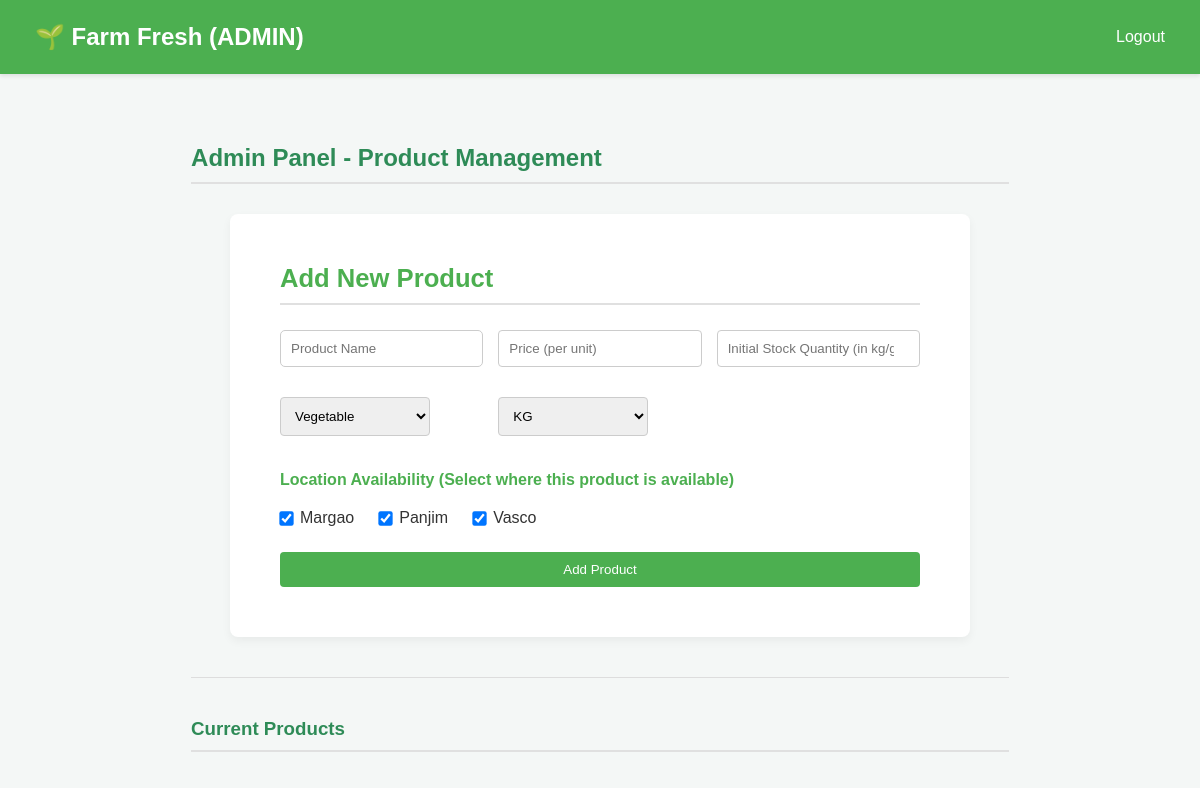
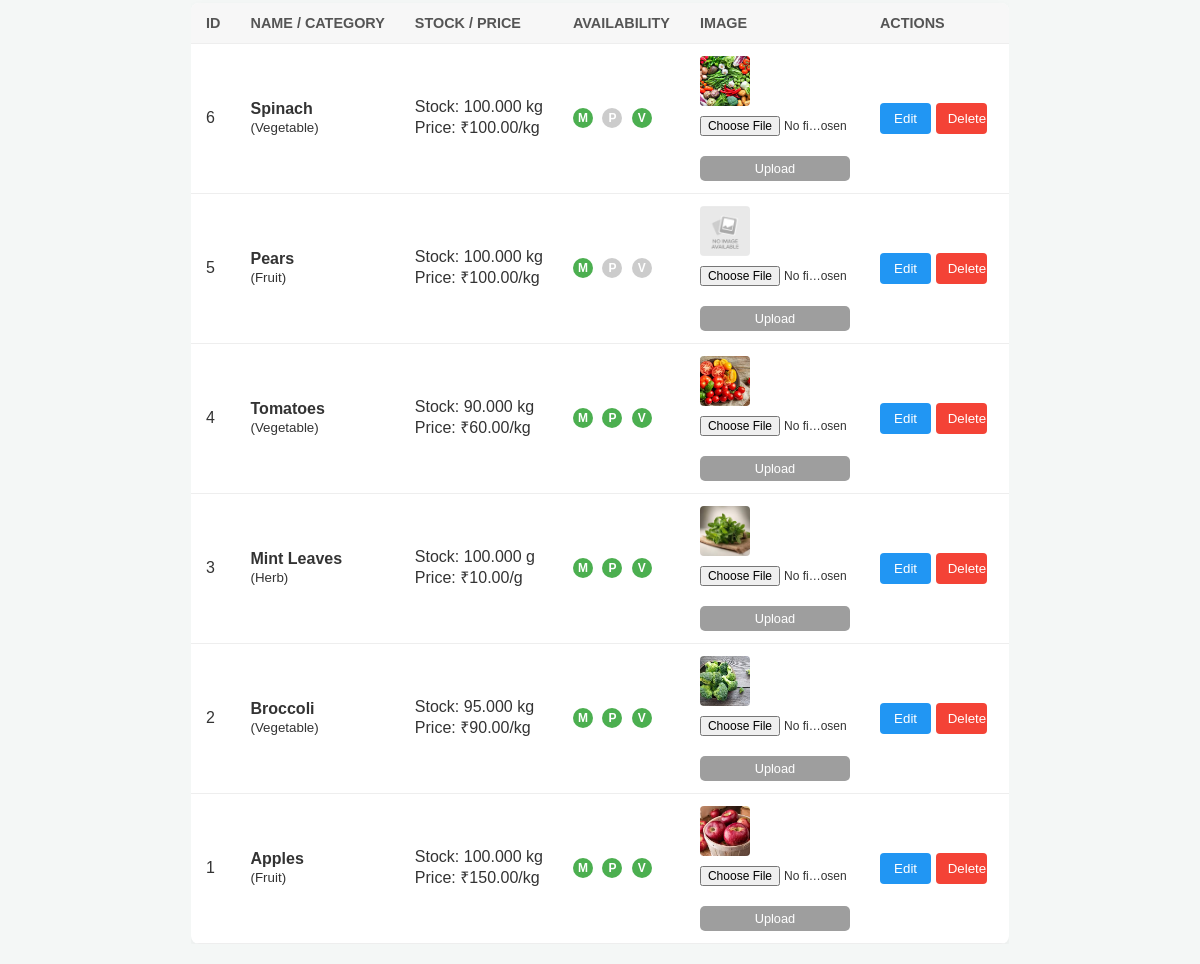
/admin.php (signed in), run on the app's committed database (2 pictures, top to bottom).
### tables this page shows
CREATE TABLE `products` (
  `id` int(11) NOT NULL AUTO_INCREMENT,
  `name` varchar(100) NOT NULL,
  `category` enum('fruit','vegetable','herb') NOT NULL,
  `price_per_unit` decimal(10,2) NOT NULL,
  `unit_type` enum('kg','g') NOT NULL,
  `image_path` varchar(255) DEFAULT 'placeholders/default.png',
  `is_available` tinyint(1) DEFAULT 1,
  `stock_quantity` int(11) DEFAULT 100,
  `available_margao` tinyint(1) DEFAULT 1,
  `available_panjim` tinyint(1) DEFAULT 1,
  `available_vasco` tinyint(1) DEFAULT 1,
  PRIMARY KEY (`id`)
);

### admin.php (the view, shortened to what this page needs)
<?php
include 'includes/db_connect.php';
$edit_product_id = null;
$products_result = $conn->query("SELECT * FROM products ORDER BY id DESC");
?>
<!DOCTYPE html>
<html lang="en">
<head>
    <link rel="stylesheet" href="style.css">
</head>
<body>
    <div class="header">
        <nav>
            <a class="nav-link logo" href="home.php">🌱 Farm Fresh (ADMIN)</a>
            <a class="nav-link" href="logout.php">Logout</a>
        </nav>
    </div>
    <div class="container admin-page">
        <h2>Admin Panel - Product Management</h2>
        <div class="add-product-panel-wrapper">
            <div class="form-card">
                <h3>Add New Product</h3>
                <form action="admin.php" method="POST">
                    <input type="text" name="name" placeholder="Product Name" required>
                    <input type="number" name="price" step="0.01" placeholder="Price (per unit)" required>
                    <input type="number" name="stock_quantity" step="0.001" placeholder="Initial Stock Quantity (in kg/g)" required>
                    <select name="category" id="add-category-select" required>
                        <option value="vegetable">Vegetable</option>
                    </select>
                    <select name="unit_type" id="add-unit-type-select" required>
                        <option value="kg">KG</option>
                    </select>
                    <h4>Location Availability (Select where this product is available)</h4>
                    <div class="checkbox-group">
                        <label><input type="checkbox" name="available_margao" checked> Margao</label>
                        <label><input type="checkbox" name="available_panjim" checked> Panjim</label>
                        <label><input type="checkbox" name="available_vasco" checked> Vasco</label>
                    </div>
                    <button type="submit" class="btn-submit">Add Product</button>
                </form>
            </div>
        </div>
        <hr>
        <h3>Current Products</h3>
        <div class="table-responsive">
            <table class="admin-table">
                <thead>
                    <tr>
                        <th>ID</th>
                        <th>Name / Category</th>
                        <th>Stock / Price</th>
                        <th>Availability</th>
                        <th>Image</th>
                        <th>Actions</th>
                    </tr>
                </thead>
                <tbody>
                    <?php
                        if ($products_result && $products_result->num_rows > 0) {
                            while ($product = $products_result->fetch_assoc()):
                    ?>
                        <?php if ($edit_product_id == $product['id']): ?>
                            <tr class="editing-row">
                                <td colspan="6">
                                    <div class="edit-form-container">
                                        <h4>Editing Product ID: <?php echo $product['id']; ?></h4>
                                        <form action="admin.php" method="POST" class="edit-product-form">
                                            <input type="hidden" name="action" value="submit_update">
                                            <input type="hidden" name="product_id" value="<?php echo $product['id']; ?>">
                                            <label>Name: <input type="text" name="name" value="<?php echo htmlspecialchars($product['name']); ?>" required></label>
                                            <label>Price: <input type="number" name="price" step="0.01" value="<?php echo $product['price_per_unit']; ?>" required></label>
                                            <label>Stock: <input type="number" name="stock_quantity" step="0.001" value="<?php echo $product['stock_quantity']; ?>" required></label>
                                            <label>Category:
                                                <select name="category" id="edit-category-select-<?php echo $product['id']; ?>" required>
                                                    <option value="vegetable" <?php echo $product['category'] == 'vegetable' ? 'selected' : ''; ?>>Vegetable</option>
                                                    <option value="fruit" <?php echo $product['category'] == 'fruit' ? 'selected' : ''; ?>>Fruit</option>
                                                    <option value="herb" <?php echo $product['category'] == 'herb' ? 'selected' : ''; ?>>Herb</option>
                                                </select>
                                            </label>
                                            <label>Unit:
                                                <select name="unit_type" id="edit-unit-type-select-<?php echo $product['id']; ?>" required>
                                                    <option value="kg" <?php echo $product['unit_type'] == 'kg' ? 'selected' : ''; ?>>KG</option>
                                                    <option value="g" <?php echo $product['unit_type'] == 'g' ? 'selected' : ''; ?>>Grams</option>
                                                </select>
                                            </label>
                                            <div class="checkbox-group full-width">
                                                <span class="checkbox-title" style="margin-right: 20px;">Location Availability</span>
                                                <label><input type="checkbox" name="available_margao" <?php echo $product['available_margao'] ? 'checked' : ''; ?>> Margao</label>
                                                <label><input type="checkbox" name="available_panjim" <?php echo $product['available_panjim'] ? 'checked' : ''; ?>> Panjim</label>
                                                <label><input type="checkbox" name="available_vasco" <?php echo $product['available_vasco'] ? 'checked' : ''; ?>> Vasco</label>
                                            </div>
                                            <div class="form-actions full-width">
                                                <button type="submit" class="btn-save">Save Changes</button>
                                                <a href="admin.php" class="btn-cancel">Cancel Edit</a>
                                            </div>
                                        </form>
                                    </div>
                                </td>
                            </tr>
                        <?php else: ?>
                            <tr>
                                <td data-label="ID"><?php echo $product['id']; ?></td>
                                <td data-label="Product">
                                    <strong><?php echo htmlspecialchars($product['name']); ?></strong><br>
                                    <small>(<?php echo ucfirst($product['category']); ?>)</small>
                                </td>
                                <td data-label="Stock / Price">
                                    Stock: <?php echo number_format($product['stock_quantity'], 3) . ' ' . $product['unit_type']; ?><br>
                                    Price: ₹<?php echo $product['price_per_unit']; ?>/<?php echo $product['unit_type']; ?>
                                </td>
                                <td data-label="Availability">
                                    <span title="Margao" class="availability <?php echo $product['available_margao'] ? 'available' : 'unavailable'; ?>">M</span>
                                    <span title="Panjim" class="availability <?php echo $product['available_panjim'] ? 'available' : 'unavailable'; ?>">P</span>
                                    <span title="Vasco" class="availability <?php echo $product['available_vasco'] ? 'available' : 'unavailable'; ?>">V</span>
                                </td>
                                <td data-label="Image">
                                    <img src="<?php echo $product['image_path']; ?>" alt="Product Image" class="product-thumb" onerror="this.onerror=null; this.src='placeholders/default.png';">
                                    <form action="admin.php" method="POST" enctype="multipart/form-data" class="image-upload-form">
                                        <input type="file" name="new_image" required class="file-input">
                                        <button type="submit" class="btn-small btn-upload">Upload</button>
                                    </form>
                                </td>
                                <td data-label="Actions">
                                    <form action="admin.php" method="POST" style="display:inline;">
                                        <button type="submit" class="btn-action btn-edit">Edit</button>
                                    </form>
                                    <button type="button"
                                        class="btn-action btn-delete"
                                        onclick="openDeleteModal(<?php echo $product['id']; ?>, '<?php echo htmlspecialchars(addslashes($product['name'])); ?>')">
                                        Delete
                                    </button>
                                </td>
                            </tr>
                        <?php endif; ?>
                    <?php endwhile;
                        } else {
                            echo "<tr><td colspan='6' style='text-align:center;'>No products found in the database.</td></tr>";
                        }
                    ?>
                </tbody>
            </table>
        </div>
    </div>
</body>
</html>

### style.css (style rules this page uses)
html, body { height: 100%; }
body { display: flex; flex-direction: column; }
:root { --primary-green: #38761d; --secondary-green: #6aa84f; --accent-color: #ffd966; --background-light: #f7f7f7; --error-red: #cc0000; --success-green: #008000; --button-edit: #f1c40f; --button-edit-hover: #d3a80c; }
body { font-family: 'Segoe UI', Tahoma, Geneva, Verdana, sans-serif; background-color: var(--background-light); margin: 0; padding: 0; }
.container { max-width: 1200px; margin: 20px auto; padding: 0 20px; }
.add-product-panel-wrapper { max-width: 700px; margin: 30px auto; background-color: white; border-radius: 16px; box-shadow: 0 10px 30px rgba(0, 0, 0, 0.08); }
.add-product-panel-wrapper > .form-card { border: none; box-shadow: none; padding: 30px; }
.add-product-panel-wrapper h3 { font-size: 1.6em; padding-bottom: 10px; border-bottom: 2px solid var(--secondary-green); margin-bottom: 20px; }
.admin-table { width: 100%; border-collapse: collapse; margin-top: 20px; background-color: white; border-radius: 8px; overflow: hidden; box-shadow: 0 2px 8px rgba(0,0,0,0.05); }
.admin-table th, .admin-table td { padding: 12px 15px; text-align: left; border-bottom: 1px solid #eee; }
.admin-table th { background-color: var(--secondary-green); color: white; font-weight: 600; text-transform: uppercase; font-size: 0.9em; }
.admin-table img { border-radius: 4px; }
.admin-table td:last-child { white-space: nowrap; }
.btn-edit { background-color: var(--button-edit); color: black; width: 45%; margin-right: 5px; }
.btn-delete { background-color: var(--error-red); width: 45%; }
.header { background-color: var(--primary-green); color: white; padding: 15px 30px; box-shadow: 0 2px 5px rgba(0,0,0,0.2); }
.header nav { display: flex; justify-content: space-between; align-items: center; }
.nav-link { color: white; text-decoration: none; padding: 8px 15px; font-weight: 500; transition: background-color 0.3s; }
.logo { font-size: 1.5em; font-weight: bold; color: var(--accent-color); }
.product-card, .form-card { background-color: white; border: 1px solid #ddd; border-radius: 10px; padding: 20px; box-shadow: 0 4px 6px rgba(0,0,0,0.05); }
button, input[type="submit"] { background-color: var(--secondary-green); color: white; border: none; padding: 10px 15px; border-radius: 5px; cursor: pointer; margin-top: 10px; transition: background-color 0.3s; width: 100%; }
input[type="text"]:not(.auth-container input), input[type="password"]:not(.auth-container input), input[type="email"]:not(.auth-container input), input[type="number"], select { width: 100%; padding: 10px; margin: 5px 0 10px; border: 1px solid #ccc; border-radius: 5px; box-sizing: border-box; }

### data on the page
products: id "6", name "Spinach", category "Vegetable", stock_quantity "100.000", unit_type "kg", price_per_unit "100.00", image_path (picture)
products: id "5", name "Pears", category "Fruit", stock_quantity "100.000", unit_type "kg", price_per_unit "100.00", shows a picture
products: id "4", name "Tomatoes", category "Vegetable", stock_quantity "90.000", unit_type "kg", price_per_unit "60.00", image_path (picture)
products: id "3", name "Mint Leaves", category "Herb", stock_quantity "100.000", unit_type "g", price_per_unit "10.00", image_path (picture)
products: id "2", name "Broccoli", category "Vegetable", stock_quantity "95.000", unit_type "kg", price_per_unit "90.00", image_path (picture)
products: id "1", name "Apples", category "Fruit", stock_quantity "100.000", unit_type "kg", price_per_unit "150.00", image_path (picture)
